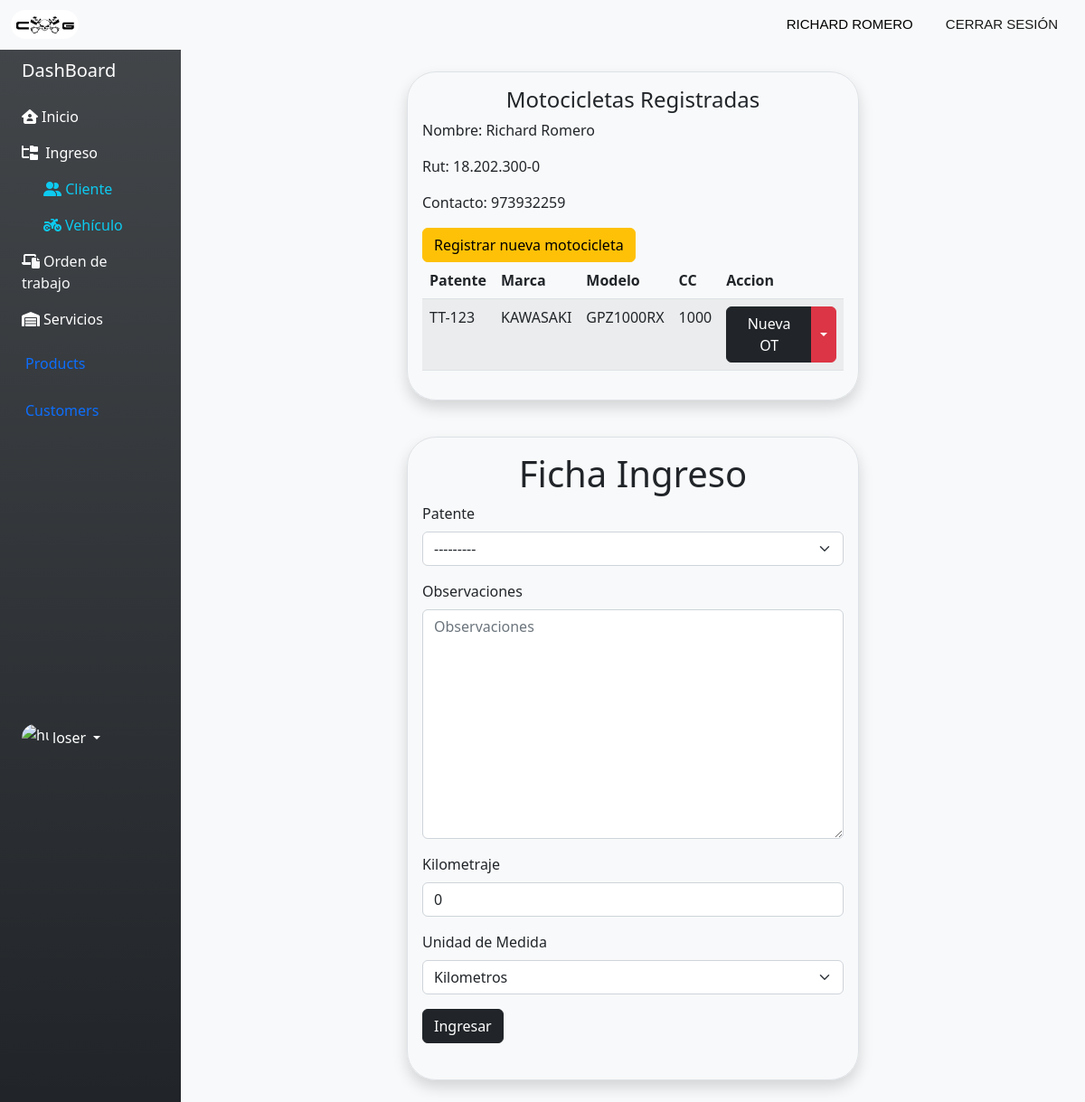
Before: /view-bikes-client/18.202.300-0 with the older database file.
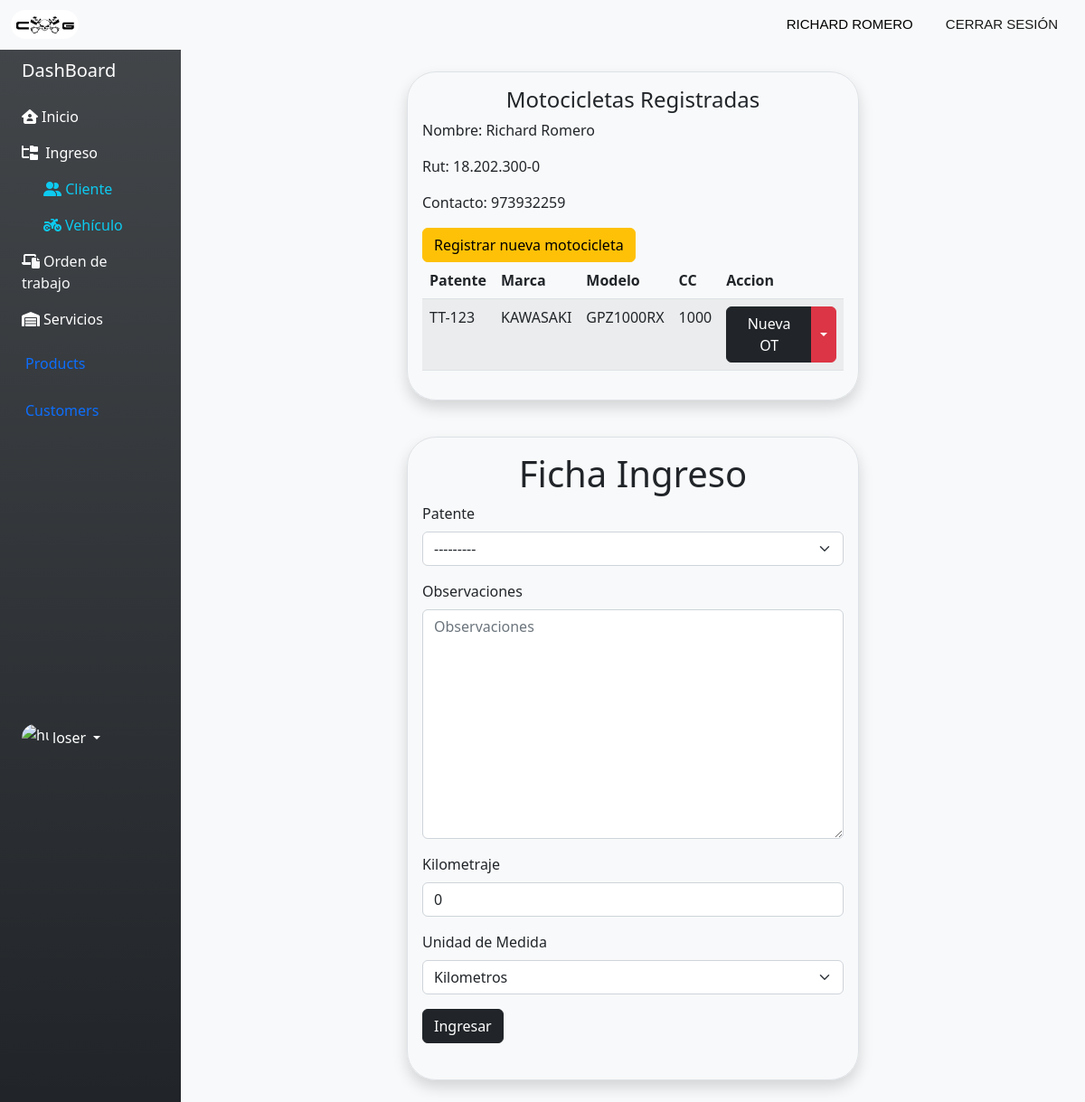
After: the same page with the newer database file.
### page/models.py (models this page shows)
class Vehiculo(models.Model):
    rut_cli = models.ForeignKey(Cliente, on_delete=models.CASCADE, verbose_name="Rut Cliente")
    patente_vh= models.CharField(primary_key=True, max_length=7, verbose_name="Patente")
    marca_vh = models.CharField(max_length=50, verbose_name="Marca")
    modelo_vh = models.CharField(max_length=50, verbose_name="Modelo")
    cilindrada_vh = models.PositiveIntegerField( verbose_name="Cilindrada")
    kilometraje_vh = models.PositiveIntegerField( verbose_name="Kilometraje")
    mill_km_vh = models.CharField(max_length=50, verbose_name="Unidad de Medida", choices=unidad_medida, default='Kilometros')
    def __str__(self):
        return self.patente_vh

### page/views.py (the view, shortened to what this page needs)
# urls.py: path('view-bikes-client/<str:rut>', view_bikes_client, name= "view-bikes-client"),
def view_bikes_client(request, rut):
    Mbikes = Vehiculo.objects.filter(rut_cli = rut)
    client = Cliente.objects.get(rut_cli = rut)
    form = Ficha_ingresoForm(request.POST or None)
    fi_client = Ficha_ingreso.objects.filter(rut_cli = rut)
    data = {
        "Mbikes" : Mbikes,
        "client" : client,
        "form" : form,
        "fi_client" : fi_client
    }
    return render(request, "app/view-bikes-client.html", data)

### page/forms.py
class Ficha_ingresoForm(forms.ModelForm):
    class Meta:
        model = Ficha_ingreso
        fields = '__all__'
        exclude = ('rut_cli',)

### page/templates/app/view-bikes-client.html (shortened to what this page needs)
{% extends 'layouts/base-dashboard.html' %}
{% load static %}
{% load django_bootstrap5 %}
{% block content %}
<div class="container-fluid">
    <div class="row">
        {% include "includes/sidebar.html" %}
        <div class="col mt-2">
            <div class="row d-flex justify-content-center">
                <div class="container">
                    <div class="row">
                        <div class="col-12 col-md-6 offset-md-3 mt-3 border rounded-5 shadow p-3 mb-4">
                            <div class="text-center">
                                <h4>Motocicletas Registradas</h4>
                            </div>
                            <div class="fs-6">
                                <p>Nombre: {{client.nombre_cli}} {{client.apellido_cli}} </p>
                                <p>Rut: {{client.rut_cli}}</p>
                                <p>Contacto: {{client.celular_cli}}</p>
                            </div>
                            <div class="">
                                <a href="{% url 'add-Mbike' client.rut_cli  %}" class="btn btn-warning">Registrar nueva motocicleta</a>
                            </div>
                            <div class="">
                                <table class="table table-striped">
                                    <thead>
                                        <tr>
                                            <th scope="col">Patente</th>
                                            <th scope="col">Marca</th>
                                            <th scope="col">Modelo</th>
                                            <th scope="col">CC</th>
                                            <th scope="col">Accion</th>
                                        </tr>
                                    </thead>
                                    <tbody>
                                        {% for bike in Mbikes %}
                                        <tr>
                                            <td scope="row">{{bike.patente_vh}}</td>
                                            <td>{{bike.marca_vh}}</td>
                                            <td>{{bike.modelo_vh}}</td>
                                            <td>{{bike.cilindrada_vh}}</td>
                                            <td>
                                                <div class="btn-group">
                                                    <button type="button" class="btn btn-dark"
                                                        data-arg1="{{bike.patente_vh}}" onclick="data(this)"
                                                        id="{{bike.patente_vh}}">Nueva OT</button>
                                                    <button type="button"
                                                        class="btn btn-danger dropdown-toggle dropdown-toggle-split"
                                                        data-bs-toggle="dropdown" aria-expanded="false">
                                                    </button>
                                                </div>
                                            </td>
                                        </tr>
                                        {% endfor %}
                                    </tbody>
                                </table>
                            </div>
                        </div>
                    </div>
                    <div class="row">
                        <div class="col-12 col-md-6 offset-md-3 mt-3 border rounded-5 shadow p-3 mb-4">
                            <h3 class="display-6 text-center">Ficha Ingreso</h3>
                            <form action="" method="POST">
                                {% bootstrap_form form %}
                                <button type="submit" class="btn btn-dark">Ingresar</button>
                            </form>
                            <br>
                        </div>
                    </div>
                </div>
            </div>
        </div>
    </div>
</div>
{% endblock content %}

Changed rows visible on the page:
added Vehiculo: mill_km_vh "Kilometros"
